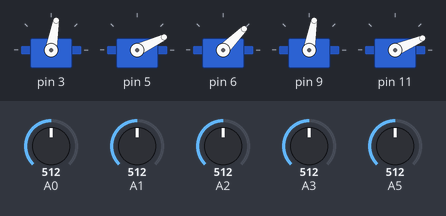
A sketch run on a simulated Arduino Uno, built with avr-gcc and run on an emulated ATmega328P. Parts: 5 × servo. The test bench sets the inputs (shaded band); at power-on: A0 = 512, A1 = 512, A2 = 512, A3 = 512, A5 = 512.

Above: at 1.2 s.
1.3 s: A0 set to 584
2.8 s: A0 set to 613
At 3.3 s:
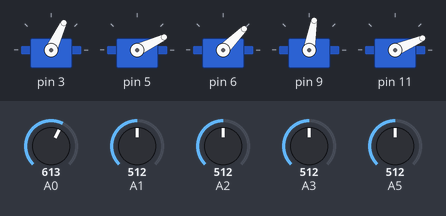
At 5.3 s:
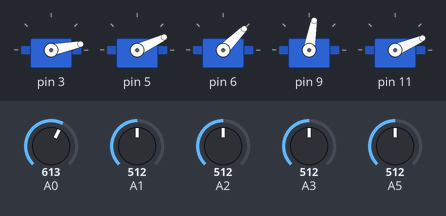
5.8 s: A1 set to 585
7.3 s: A1 set to 616
At 9.2 s:
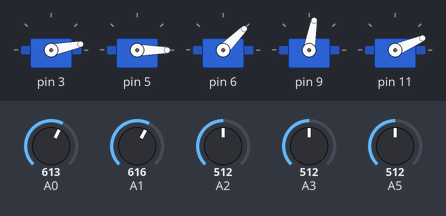
9.5 s: A2 set to 584
11.0 s: A2 set to 618
At 13.8 s:
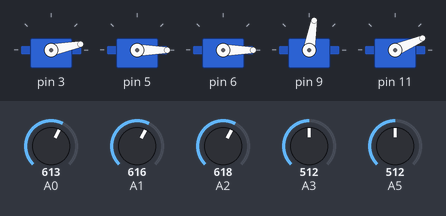
Timing chart, 0 to 15.0 s (numbered marks = the images above; inputs shaded):
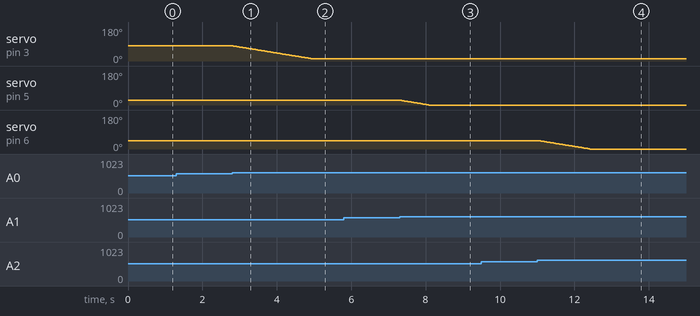

The sketch:

controle_bra_o.ino
```cpp
#include <Servo.h>

//Servo motorBase;
//Servo motor1;
//Servo motor2;
//Servo motor3;
//Servo motor4;
//Servo motorGarra;

Servo motor[6];

int anguloMt[6];


int botao = 2; //PINO REFERENTE A LIGAÇÃO NO PINO KEY (EIXO Z)
int val=90;
int i = 0;

void setup(){
  // A0 deve ser Horizontal
  anguloMt[0]= 80;
  anguloMt[1]= 25;
  anguloMt[2]= 45;
  anguloMt[3]= 80;
  anguloMt[4]= 80;
  anguloMt[5]= 20;
  motor[0].attach(3); // MOTOR BASE
  motor[1].attach(5); // MOTOR 01
  motor[2].attach(6); // MOTOR 02
  motor[3].attach(9); // MOTOR 03
 // motor[4].attach(10); // MOTOR 04 (GIRO DA GARRA)
  motor[5].attach(11); // MOTOR GARRA

  Serial.begin (9600); //INICIALIZA O MONITOR SERIAL
}


void loop() {
  // pinos pwm disponíveis no arduino => 3, 5, 6, 9, 10, 11

  // MOTOR BASE
   if((analogRead(A0) < 400) and (anguloMt[0] < 170)){ //SE LEITURA FOR IGUAL A 0, FAZ
        anguloMt[0]++;
        delay(30);
    }
     if((analogRead(A0) > 600) and (anguloMt[0] > 11)){ //SE LEITURA FOR IGUAL A 1023, FAZ
        anguloMt[0]--;
        delay(30);
    }

    //MOTOR 01
   if((analogRead(A1) < 400) and (anguloMt[1] < 50)){ //SE LEITURA FOR IGUAL A 0, FAZ
        anguloMt[1]++;
        delay(30);
    }
     if((analogRead(A1) > 600) and (anguloMt[1] > 0)){ //SE LEITURA FOR IGUAL A 1023, FAZ
        anguloMt[1]--;
        delay(30);
    }

    // MOTOR 02
     if((analogRead(A2) < 400) and (anguloMt[2] < 90)){ //SE LEITURA FOR IGUAL A 0, FAZ
        anguloMt[2]++;
        delay(30);
    }
     if((analogRead(A2) > 600) and (anguloMt[2] > 0)){ //SE LEITURA FOR IGUAL A 1023, FAZ
        anguloMt[2]--;
        delay(30);
    }

    //MOTOR 03
     if((analogRead(A3) < 400) and (anguloMt[3] < 180)){ //SE LEITURA FOR IGUAL A 0, FAZ
        anguloMt[3]++;
        delay(30);
    }
     if((analogRead(A3) > 600) and (anguloMt[3] > 20)){ //SE LEITURA FOR IGUAL A 1023, FAZ
        anguloMt[3]--;
        delay(30);
    }
/*
    // MOTOR 04 (ROTAÇÃO DA GARRA)
     if((analogRead(A4) < 400) and (anguloMt[4] < 180)){ //SE LEITURA FOR IGUAL A 0, FAZ
        anguloMt[4]++;
        delay(10);
    }
     if((analogRead(A4) > 600) and (anguloMt[4] > 0)){ //SE LEITURA FOR IGUAL A 1023, FAZ
        anguloMt[4]--;
        delay(10);
    }
    */
    // MOTOR GARRA
    /*
     if((analogRead(A5) < 50) and (anguloMt[5] < 46)){ //SE LEITURA FOR IGUAL A 0, FAZ
        anguloMt[5]++;
        delay(80);
    }
     if((analogRead(A5) > 900) and (anguloMt[5] > 0)){ //SE LEITURA FOR IGUAL A 1023, FAZ
        anguloMt[5]--;
        delay(80);
    }
    */
    motor[5].write( map( analogRead( A5 ), 0, 1023, 0, 46 ) );
  for(i=0; i<5; i++ ){
     motor[i].write(anguloMt[i]);
  }

 // motor[0].write( map( analogRead( A0 ), 0, 1023, 11, 170 ) );
 // motor[1].write( map( analogRead( A1 ), 0, 1023, 0, 50 ) );
 // motor[2].write( map( analogRead( A2 ), 0, 1023, 0, 90 ) );
 // motor[3].write( map( analogRead( A3 ), 0, 1023, 20, 180 ) );
 // motor[4].write( map( analogRead( A4 ), 0, 1023, 0, 180 ) );
 // motor[5].write( map( analogRead( A5 ), 0, 1023, 0, 46 ) );

}
```

Measured:
- the behaviour switches between 600 and 601 on A0 (found by bisection; images 0 and 1)
- the behaviour switches between 600 and 601 on A1 (found by bisection; images 2 and 3)
- the behaviour switches between 600 and 601 on A2 (found by bisection; images 3 and 4)
- after the input at 1.3 s, every drawn part: stays the same
- after the input at 2.8 s, servo on pin 3: moves from 80° to 11° over 2.1 s, starting at once
- after the input at 5.8 s, every drawn part: stays the same
- after the input at 7.3 s, servo on pin 5: moves from 25° to 0° over 0.75 s, starting at once
- after the input at 9.5 s, every drawn part: stays the same
- after the input at 11.0 s, servo on pin 6: moves from 45° to 0° over 1.4 s, starting at once
